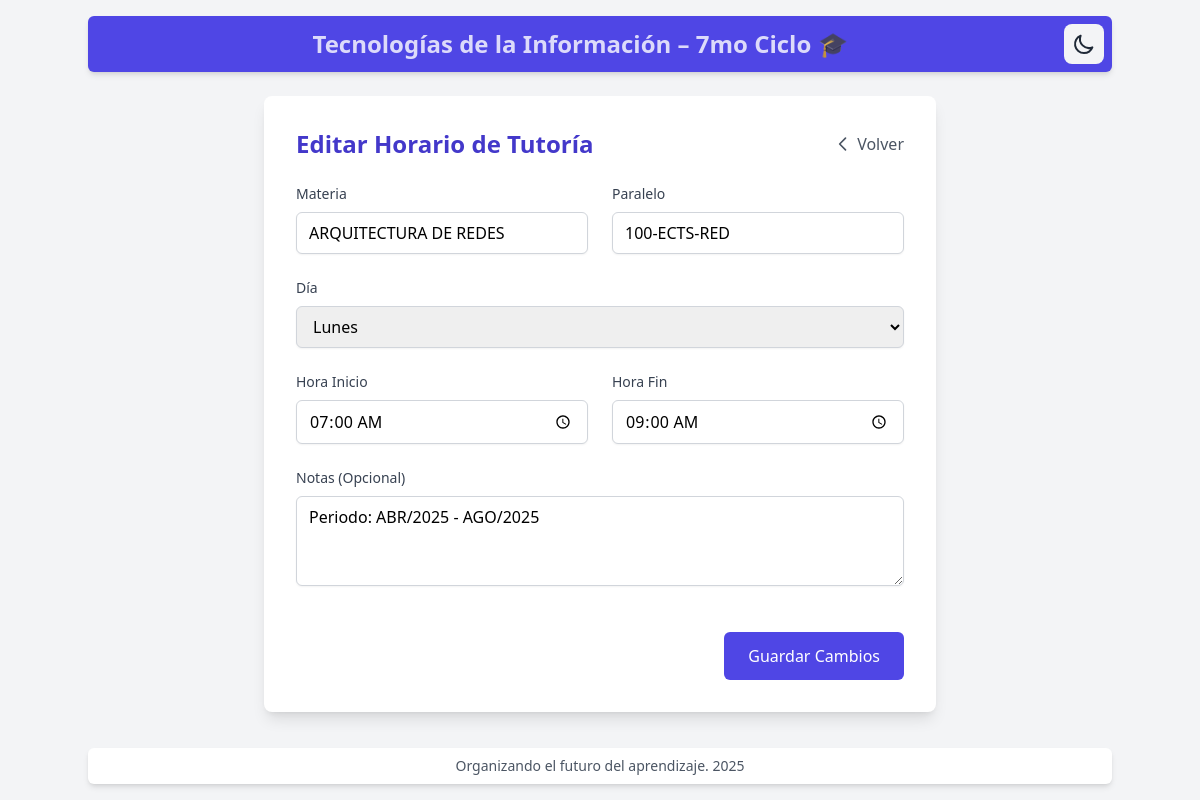
Page /editar/5/ on the committed database.
### horarios/models.py (models this page shows, shortened)
class HorarioTutoria(models.Model):
    materia = models.CharField(max_length=100, default='Sin materia')
    paralelo = models.CharField(max_length=50, blank=True, null=True, verbose_name="Paralelo")
    dia = models.ForeignKey(DiaSemana, on_delete=models.CASCADE)
    hora_inicio = models.TimeField()
    hora_fin = models.TimeField()
    notas = models.TextField(blank=True, null=True, verbose_name="Notas (Opcional)")
    class Meta:
        verbose_name = "Horario de Tutoría"
        verbose_name_plural = "Horarios de Tutorías"
        ordering = ['dia', 'hora_inicio']

class DiaSemana(models.Model):
    nombre = models.CharField(max_length=10, unique=True)  # Lunes, Martes, etc.
    class Meta:
        verbose_name = "Día de la Semana"
        verbose_name_plural = "Días de la Semana"

### horarios/views.py (the view, shortened to what this page needs)
# urls.py: path('editar/<int:horario_id>/', views.editar_horario, name='editar_horario'),
def editar_horario(request, horario_id):
    horario = get_object_or_404(HorarioTutoria, id=horario_id)
    context = {
        'horario': horario,
        'dias_semana': DiaSemana.objects.all().order_by('id')
    }
    return render(request, 'horarios/editar_horario.html', context)

### horarios/templates/horarios/editar_horario.html (shortened to what this page needs)
{% extends 'base.html' %}
{% block content %}
<div class="max-w-2xl mx-auto bg-white dark:bg-gray-800 rounded-lg shadow-lg p-8">
    <div class="flex items-center justify-between mb-6">
        <h2 class="text-2xl font-semibold text-indigo-700 dark:text-indigo-400">Editar Horario de Tutoría</h2>
        <a href="{% url 'horarios:lista_horarios' %}"
           class="flex items-center text-gray-600 hover:text-gray-800 dark:text-gray-300 dark:hover:text-gray-100">
            <svg class="w-5 h-5 mr-1" fill="none" stroke="currentColor" viewBox="0 0 24 24">
                <path stroke-linecap="round" stroke-linejoin="round" stroke-width="2" d="M15 19l-7-7 7-7"/>
            </svg>
            Volver
        </a>
    </div>
    <form method="post" class="space-y-6">
        <div class="grid grid-cols-1 md:grid-cols-2 gap-6">
            <div>
                <label for="materia" class="block text-sm font-medium text-gray-700 dark:text-gray-300 mb-2">Materia</label>
                <input type="text" name="materia" id="materia" required value="{{ horario.materia }}"
                       class="w-full px-3 py-2 border border-gray-300 rounded-md shadow-sm focus:ring-indigo-500 focus:border-indigo-500 dark:bg-gray-700 dark:border-gray-600 dark:text-white">
            </div>
            <div>
                <label for="paralelo" class="block text-sm font-medium text-gray-700 dark:text-gray-300 mb-2">Paralelo</label>
                <input type="text" name="paralelo" id="paralelo" value="{{ horario.paralelo|default:'' }}" placeholder="Opcional"
                       class="w-full px-3 py-2 border border-gray-300 rounded-md shadow-sm focus:ring-indigo-500 focus:border-indigo-500 dark:bg-gray-700 dark:border-gray-600 dark:text-white">
            </div>
        </div>
        <div>
            <label for="dia" class="block text-sm font-medium text-gray-700 dark:text-gray-300 mb-2">Día</label>
            <select name="dia" id="dia" required
                    class="w-full px-3 py-2 border border-gray-300 rounded-md shadow-sm focus:ring-indigo-500 focus:border-indigo-500 dark:bg-gray-700 dark:border-gray-600 dark:text-white">
                {% for dia in dias_semana %}
                <option value="{{ dia.id }}" {% if dia.id == horario.dia.id %}selected{% endif %}>
                    {{ dia.nombre }}
                </option>
                {% endfor %}
            </select>
        </div>
        <div class="grid grid-cols-1 md:grid-cols-2 gap-6">
            <div>
                <label for="hora_inicio" class="block text-sm font-medium text-gray-700 dark:text-gray-300 mb-2">
                    Hora Inicio
                </label>
                <input type="time"
                       id="hora_inicio"
                       name="hora_inicio"
                       value="{{ horario.hora_inicio|time:'H:i' }}"
                       required
                       class="w-full px-3 py-2 border border-gray-300 rounded-md shadow-sm focus:ring-indigo-500 focus:border-indigo-500 dark:bg-gray-700 dark:border-gray-600 dark:text-white" />
            </div>
            <div>
                <label for="hora_fin" class="block text-sm font-medium text-gray-700 dark:text-gray-300 mb-2">
                    Hora Fin
                </label>
                <input type="time"
                       id="hora_fin"
                       name="hora_fin"
                       value="{{ horario.hora_fin|time:'H:i' }}"
                       required
                       class="w-full px-3 py-2 border border-gray-300 rounded-md shadow-sm focus:ring-indigo-500 focus:border-indigo-500 dark:bg-gray-700 dark:border-gray-600 dark:text-white" />
            </div>
        </div>
        <div>
            <label for="notas" class="block text-sm font-medium text-gray-700 dark:text-gray-300 mb-2">Notas (Opcional)</label>
            <textarea name="notas" id="notas" rows="3" placeholder="Información adicional..."
                      class="w-full px-3 py-2 border border-gray-300 rounded-md shadow-sm focus:ring-indigo-500 focus:border-indigo-500 dark:bg-gray-700 dark:border-gray-600 dark:text-white">{{ horario.notas|default:'' }}</textarea>
        </div>
        <div class="flex justify-end space-x-4 pt-4">
            <button type="submit"
                    class="px-6 py-3 bg-indigo-600 text-white rounded-md hover:bg-indigo-700 focus:outline-none focus:ring-2 focus:ring-offset-2 focus:ring-indigo-500 transition-colors dark:bg-indigo-500 dark:hover:bg-indigo-600">
                Guardar Cambios
            </button>
        </div>
    </form>
</div>
{% endblock %}

### rows in the picture
HorarioTutoria: materia "ARQUITECTURA DE REDES", paralelo "100-ECTS-RED", dia "Lunes", hora_inicio "07:00", hora_fin "09:00", notas "Periodo: ABR/2025 - AGO/2025"
